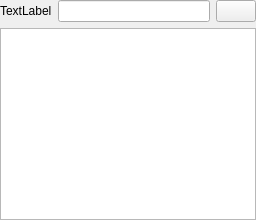
<?xml version="1.0" encoding="UTF-8"?>
<ui version="4.0">
 <class>OrbitDataViewPanel</class>
 <widget class="QWidget" name="OrbitDataViewPanel">
  <property name="sizePolicy">
   <sizepolicy hsizetype="Preferred" vsizetype="MinimumExpanding">
    <horstretch>0</horstretch>
    <verstretch>0</verstretch>
   </sizepolicy>
  </property>
  <layout class="QGridLayout" name="gridLayout">
   <property name="leftMargin">
    <number>0</number>
   </property>
   <property name="topMargin">
    <number>0</number>
   </property>
   <property name="rightMargin">
    <number>0</number>
   </property>
   <property name="bottomMargin">
    <number>0</number>
   </property>
   <item row="0" column="0">
    <layout class="QHBoxLayout" name="horizontalLayout">
     <property name="spacing">
      <number>6</number>
     </property>
     <item>
      <widget class="QLabel" name="label">
       <property name="text">
        <string>TextLabel</string>
       </property>
      </widget>
     </item>
     <item>
      <widget class="QLineEdit" name="FilterLineEdit"/>
     </item>
     <item>
      <widget class="QPushButton" name="refreshButton"/>
     </item>
    </layout>
   </item>
   <item row="1" column="0">
    <widget class="OrbitTreeView" name="treeView">
     <attribute name="headerMinimumSectionSize">
      <number>0</number>
     </attribute>
     <attribute name="headerDefaultSectionSize">
      <number>0</number>
     </attribute>
    </widget>
   </item>
  </layout>
 </widget>
 <customwidgets>
  <customwidget>
   <class>OrbitTreeView</class>
   <extends>QTreeView</extends>
   <header>orbittreeview.h</header>
  </customwidget>
 </customwidgets>
 <resources/>
 <connections/>
</ui>
